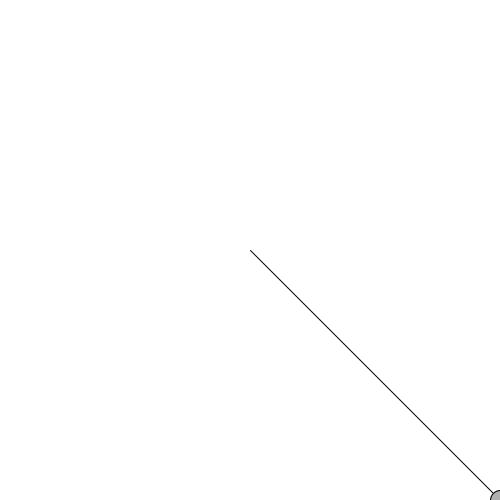
Frame 1 (no input)
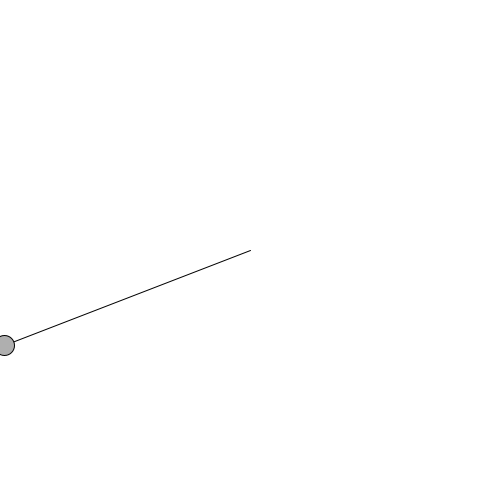
Frame 60 (the mouse pressed at the canvas centre just before this capture)
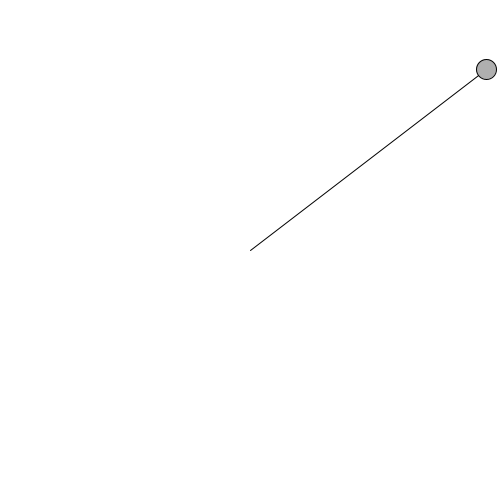
Frame 120 (the mouse held since frame 60 and released just before this capture)

The Processing sketch that drew these frames (run headless with seeded random() and noise(); from frame 60 on, the mouse is pressed at the canvas centre):

// Processing sketch: ch3_11_harmonic_motion_xy
// ── ch3_11_harmonic_motion_xy.pde
/**
 * Oscillation - Simple Harmonic Motion x and y
 */

float xAngle = 0;
float yAngle = 0;

void setup( ) {
  size(500, 500);
}

void draw( ) {
  background(255);
  stroke(0);
  fill(175);

  float xAmp = 250;
  float yAmp = 250;

  float x = xAmp * cos(xAngle);
  float y = yAmp * cos(yAngle);

  translate(width/2, height/2);
  line(0,0,x,y);
  ellipse(x,y,20,20);

  xAngle += 0.05;
  yAngle += 0.02;
}
